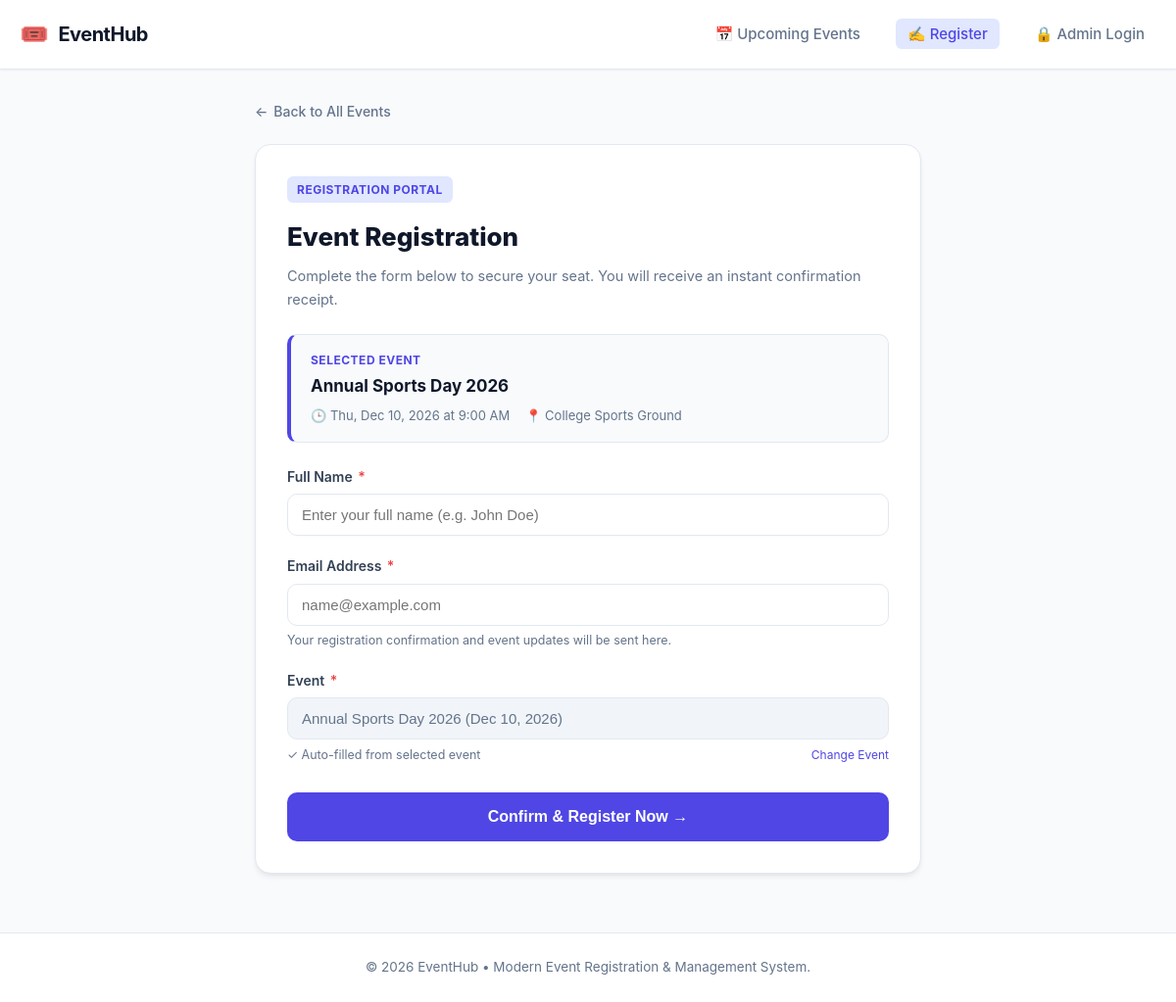
Page /register.php?event_id=1 on the committed database.
### tables this page shows
CREATE TABLE IF NOT EXISTS `events` (
    `id` INT AUTO_INCREMENT PRIMARY KEY,
    `title` VARCHAR(150) NOT NULL,
    `description` TEXT NOT NULL,
    `event_date` DATETIME NOT NULL,
    `location` VARCHAR(150) NOT NULL,
    `category` VARCHAR(50) NOT NULL DEFAULT 'General',
    `max_seats` INT NOT NULL DEFAULT 100,
    `created_at` TIMESTAMP DEFAULT CURRENT_TIMESTAMP
);

### includes/functions.php (called while the page is built, shortened)
<?php
function format_event_date($datetimeStr) {
    $dt = new DateTime($datetimeStr);
    return $dt->format('D, M j, Y \a\t g:i A');
}
function get_event_by_id($pdo, $id) {
    $stmt = $pdo->prepare("SELECT * FROM `events` WHERE `id` = :id LIMIT 1");
    $stmt->execute([':id' => (int)$id]);
    return $stmt->fetch();
}

### register.php (the view, shortened to what this page needs)
<?php
require_once __DIR__ . '/config/db.php';
require_once __DIR__ . '/includes/functions.php';
$pdo = getDBConnection();
$errors = [];
$name = '';
$email = '';
$selectedEventId = isset($_GET['event_id']) ? (int)$_GET['event_id'] : 0;
$selectedEvent = null;
if ($selectedEventId > 0) {
    $selectedEvent = get_event_by_id($pdo, $selectedEventId);
}
require_once __DIR__ . '/includes/header.php';
?>
<div style="max-width: 680px; margin: 0 auto;">
    <div style="margin-bottom: 20px;" class="no-print">
        <a href="<?= htmlspecialchars(BASE_URL) ?>index.php" style="display: inline-flex; align-items: center; gap: 6px; color: var(--text-muted); font-size: 14px; font-weight: 500;">
            <span>&larr;</span> Back to All Events
        </a>
    </div>
    <div class="card">
        <div style="margin-bottom: 24px;">
            <span class="category-badge" style="margin-bottom: 8px;">Registration Portal</span>
            <h1 style="font-size: 26px; font-weight: 800; color: var(--secondary); margin: 6px 0 8px;">
                Event Registration
            </h1>
            <p style="color: var(--text-muted); font-size: 14.5px; margin: 0;">
                Complete the form below to secure your seat. You will receive an instant confirmation receipt.
            </p>
        </div>
        <?php if ($selectedEvent): ?>
            <div style="background: #f8fafc; border: 1.5px solid var(--border-color); border-left: 4px solid var(--primary); border-radius: var(--radius-md); padding: 16px 20px; margin-bottom: 24px;">
                <div style="font-size: 12px; font-weight: 700; text-transform: uppercase; color: var(--primary); letter-spacing: 0.5px; margin-bottom: 4px;">
                    Selected Event
                </div>
                <div style="font-size: 17px; font-weight: 700; color: var(--secondary); margin-bottom: 6px;">
                    <?= htmlspecialchars($selectedEvent['title']) ?>
                </div>
                <div style="display: flex; gap: 16px; font-size: 13px; color: var(--text-muted); flex-wrap: wrap;">
                    <span>🕒 <?= format_event_date($selectedEvent['event_date']) ?></span>
                    <span>📍 <?= htmlspecialchars($selectedEvent['location']) ?></span>
                </div>
            </div>
        <?php endif; ?>
        <form method="POST" action="register.php<?= $selectedEventId ? '?event_id=' . $selectedEventId : '' ?>" id="registrationForm" novalidate>
            <div class="form-group">
                <label for="name" class="form-label">
                    Full Name <span class="required">*</span>
                </label>
                <input
                    type="text"
                    id="name"
                    name="name"
                    class="form-control <?= isset($errors['name']) ? 'is-invalid' : '' ?>"
                    placeholder="Enter your full name (e.g. John Doe)"
                    value="<?= htmlspecialchars($name) ?>"
                    required
                    autocomplete="name"
                >
            </div>
            <div class="form-group">
                <label for="email" class="form-label">
                    Email Address <span class="required">*</span>
                </label>
                <input
                    type="email"
                    id="email"
                    name="email"
                    class="form-control <?= isset($errors['email']) ? 'is-invalid' : '' ?>"
                    placeholder="name@example.com"
                    value="<?= htmlspecialchars($email) ?>"
                    required
                    autocomplete="email"
                >
                <div class="form-help">Your registration confirmation and event updates will be sent here.</div>
            </div>
            <div class="form-group">
                <label for="event_id" class="form-label">
                    Event <span class="required">*</span>
                </label>
                <?php if ($selectedEvent): ?>
                    <input
                        type="text"
                        class="form-control"
                        value="<?= htmlspecialchars($selectedEvent['title']) ?> (<?= date('M j, Y', strtotime($selectedEvent['event_date'])) ?>)"
                        readonly
                    >
                    <div class="form-help" style="display: flex; justify-content: space-between; margin-top: 6px;">
                        <span>✓ Auto-filled from selected event</span>
                        <a href="register.php" style="font-size: 12px; color: var(--primary);">Change Event</a>
                    </div>
                <?php endif; ?>
            </div>
            <div style="margin-top: 28px;">
                <button type="submit" class="btn btn-primary" style="width: 100%; padding: 13px; font-size: 16px;">
                    Confirm &amp; Register Now &rarr;
                </button>
            </div>
        </form>
    </div>
</div>
<?php
require_once __DIR__ . '/includes/footer.php';
?>

### assets/css/style.css (style rules this page uses)
:root { --primary: #4f46e5; --primary-hover: #4338ca; --primary-light: #e0e7ff; --secondary: #0f172a; --text-main: #1e293b; --text-muted: #64748b; --text-light: #94a3b8; --bg-main: #f8fafc; --bg-card: #ffffff; --bg-surface: #f1f5f9; --border-color: #e2e8f0; --border-focus: #6366f1; --danger: #ef4444; --danger-hover: #dc2626; --danger-light: #fee2e2; --success: #10b981; --success-light: #d1fae5; --warning: #f59e0b; --warning-light: #fef3c7; --info: #0ea5e9; --radius-sm: 6px; --radius-md: 10px; --radius-lg: 16px; --shadow-sm: 0 1px 2px 0 rgba(0, 0, 0, 0.05); --shadow-md: 0 4px 6px -1px rgba(0, 0, 0, 0.07), 0 2px 4px -2px rgba(0, 0, 0, 0.05); --shadow-lg: 0 10px 15px -3px rgba(0, 0, 0, 0.08), 0 4px 6px -4px rgba(0, 0, 0, 0.04); --shadow-xl: 0 20px 25px -5px rgba(0, 0, 0, 0.1), 0 8px 10px -6px rgba(0, 0, 0, 0.05); --font-sans: -apple-system, BlinkMacSystemFont, "Segoe UI", Roboto, "Helvetica Neue", Arial, sans-serif; }
*, *::before, *::after { box-sizing: border-box; margin: 0; padding: 0; }
body { font-family: var(--font-sans); background-color: var(--bg-main); color: var(--text-main); line-height: 1.6; -webkit-font-smoothing: antialiased; min-height: 100vh; display: flex; flex-direction: column; }
a { color: var(--primary); text-decoration: none; transition: color 0.15s ease-in-out; }
.category-badge { display: inline-block; padding: 4px 10px; background: var(--primary-light); color: var(--primary); font-size: 12px; font-weight: 700; border-radius: 6px; text-transform: uppercase; letter-spacing: 0.5px; }
.card { background: var(--bg-card); border: 1px solid var(--border-color); border-radius: var(--radius-lg); padding: 32px; box-shadow: var(--shadow-md); }
.btn { display: inline-flex; align-items: center; justify-content: center; gap: 8px; padding: 10px 20px; font-size: 14.5px; font-weight: 600; border-radius: var(--radius-md); cursor: pointer; border: 1px solid transparent; transition: all 0.18s ease; text-decoration: none; line-height: 1.4; }
.btn-primary { background-color: var(--primary); color: #ffffff; }
.form-group { margin-bottom: 20px; }
.form-label { display: block; font-size: 14px; font-weight: 600; color: #334155; margin-bottom: 6px; }
.form-label .required { color: var(--danger); margin-left: 2px; }
.form-control { width: 100%; padding: 12px 14px; border: 1.5px solid var(--border-color); border-radius: var(--radius-md); font-size: 15px; color: var(--text-main); background-color: #ffffff; outline: none; transition: border-color 0.2s, box-shadow 0.2s; }
.form-control[readonly], .form-control:disabled { background-color: #f1f5f9; color: #64748b; cursor: not-allowed; }
.form-help { font-size: 12.5px; color: var(--text-muted); margin-top: 5px; }

### rows in the picture
events: title "Annual Sports Day 2026", event_date "Thu, Dec 10, 2026 at 9:00 AM", location "College Sports Ground", title+event_date "Annual Sports Day 2026 (Dec 10, 2026)"
